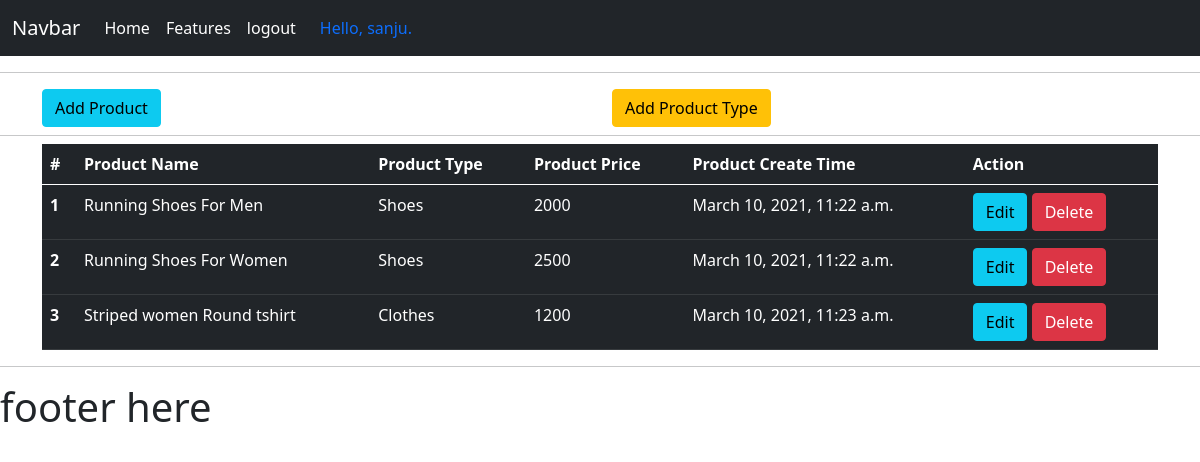
The app's page /Dashboard/ (signed in) with its own data.
### codesession_app/models.py (models this page shows, shortened)
class Product(models.Model):
    Product_Name = models.CharField(
        max_length=100, blank=False, verbose_name="Product Name")
    Product_Type = models.ForeignKey(ProductType, on_delete=models.CASCADE)
    Product_Price = models.CharField(max_length=10, blank=False, null=False)
    Product_image = models.ImageField()
    Product_create = models.DateTimeField(auto_now_add=True)

class ProductType(models.Model):
    Product_type = models.CharField(max_length=50)
    def __str__(self):
        return self.Product_type

### codesession_app/views.py (the view)
# urls.py: path('Dashboard/', views.Dashboard, name="dashboard"),
@login_required(login_url='login')
def Dashboard(request):
    AlProduct = Product.objects.filter(Product_create__day=1).update(
        Product_Name='Everything is the same')
    AllProduct = Product.objects.filter(
        Product_create__year=2021)
    print("linr number 18", datetime.datetime.today() - datetime.timedelta(days=1))
    return render(request, "Admin_html/main.htm", {'AllProduct': AllProduct})

### templates/Admin_html/main.htm (shortened to what this page needs)
{% load static %}
<!doctype html>
<html lang="en">
<head>
    <link href="https://cdn.jsdelivr.net/npm/bootstrap@5.0.0-beta2/dist/css/bootstrap.min.css" rel="stylesheet"
>
</head>
<body>
    {% include 'Admin_html/header.htm' %}
    <hr>
    {% block content %}
    {% include 'Admin_html/dashboard.htm' %}
    {% endblock %}
    <hr>
    {% include 'Admin_html/footer.htm' %}
</body>
</html>

### templates/Admin_html/header.htm (shortened to what this page needs)
<nav class="navbar navbar-expand-lg navbar-dark bg-dark">
    <div class="container-fluid">
        <a class="navbar-brand" href="#">Navbar</a>
        <div class="collapse navbar-collapse" id="navbarNavAltMarkup">
            <div class="navbar-nav">
                <a class="nav-link active" aria-current="page" href="#">Home</a>
                <a class="nav-link active" href="#">Features</a>
                <a class="nav-link active" href="#">logout</a>
            </div>
            <a class="nav-link active" href="#">{% if user.is_authenticated %}Hello, {{ user.first_name  }}.{% endif %}</a>
        </div>
    </div>
</nav>

### templates/Admin_html/product_table.htm
{% load static %}
<table class="table table-dark table-hover">
    <thead>
        <tr>
            <th scope="col">#</th>
            <th scope="col">Product Name</th>
            <th scope="col">Product Type</th>
            <th scope="col">Product Price</th>
            <th scope="col">Product Create Time </th>
            <th scope="col">Action</th>
        </tr>
    </thead>
    <tbody>
        {% for i in AllProduct %}
        <tr>
            <th scope="row">{{forloop.counter}}</th>
            <td>{{i.Product_Name}}</td>
            <td>{{i.Product_Type}}</td>
            <td>{{i.Product_Price}}</td>
            <td>{{i.Product_create}}</td>
            <td>
                <a href="{% url 'UpdateProduct' i.id %}"><button  class="btn btn-info">Edit</button></a>
                <a href="{% url 'DeleteProduct' i.id %}"><button class="btn btn-danger">Delete</button></a>
            </td>
            {% empty %}
            <tr>
                <td colspan="13" class="text-center text-danger bg-warning">No Product Found</td>
            </tr>
        </tr>
        {% endfor %}
    </tbody>
</table>

### records on screen
Product: Product_Name "Running Shoes For Men", Product_Type "Shoes", Product_Price "2000", Product_create "March 10, 2021, 11:22 a.m."
Product: Product_Name "Running Shoes For Women", Product_Type "Shoes", Product_Price "2500", Product_create "March 10, 2021, 11:22 a.m."
Product: Product_Name "Striped women Round tshirt", Product_Type "Clothes", Product_Price "1200", Product_create "March 10, 2021, 11:23 a.m."

### other values on screen
{{ user.first_name }} "sanju"
